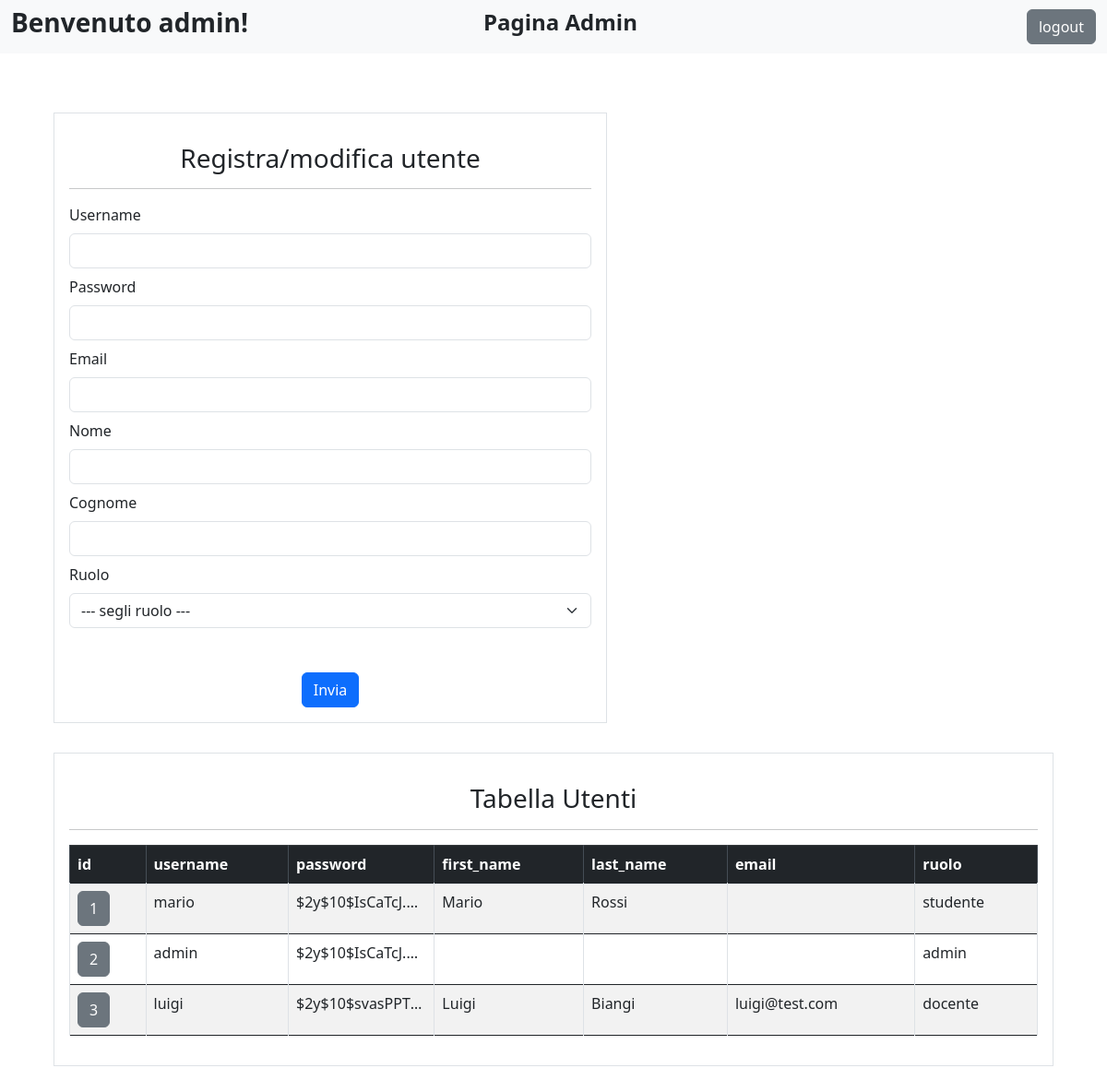
/admin_page.php (signed in), run on the app's committed database.
### tables this page shows
CREATE TABLE IF NOT EXISTS `users` (
  `id` int(11) NOT NULL,
  `username` varchar(255) NOT NULL,
  `password` varchar(255) NOT NULL,
  `first_name` varchar(255) DEFAULT NULL,
  `last_name` varchar(255) DEFAULT NULL,
  `email` varchar(255) DEFAULT NULL
);

CREATE TABLE IF NOT EXISTS `ruolo_users` (
  `id_ruolo` int(11) NOT NULL,
  `id_user` int(11) NOT NULL,
  `ruolo` varchar(255) DEFAULT NULL
);

### admin_page.php (the view, shortened to what this page needs)
<?php
    include "include/db.php";
    $username = "";
    $password = "";
    $email = "";
    $nome = "";
    $cognome = "";
    $user_ruolo = "";
    $sql = "SELECT * FROM users";
    $stmt = $conn->prepare($sql);
    $stmt->execute();
    $result = $stmt->get_result();
    $fields = $result->fetch_fields();
    $users = $result->fetch_all(MYSQLI_ASSOC);
    $table = '<table class="table table-striped table-hover table-bordered">';
    $table .= '<tr><thead class="table-dark">';
    foreach ($fields as $field) {
        $table .= "<th>$field->name</th>";
    }
    $table .= "<th>ruolo</th>";
    $table .= "</thead></tr><tbody>";
    foreach ($users as $user) {
        $table .= "<tr>";
        foreach ($user as $i => $data) {
            if($i==="id"){
                $table .= '<td><a href="'.$_SERVER['PHP_SELF'].'?update='.$user["id"].'"><button class="btn btn-secondary">'.$data.'</button></a></td>';
            }else if($i==="password"){
                $table .= "<td style=\"max-width:100px;white-space: nowrap;overflow: hidden;text-overflow: ellipsis;\">$data</td>";
            }else{
                $table .= "<td>$data</td>";
            }
        }
        $sql = "SELECT ruolo FROM ruolo_users WHERE id_user = ?";
        $stmt = $conn->prepare($sql);
        $stmt->bind_param("i", $user["id"]);
        $stmt->execute();
        $result = $stmt->get_result();
        $ruolo = $result->fetch_assoc();
        $table .= '<td>'.$ruolo["ruolo"].'</td>';
        $table .= "</tr>";
    }
    $table .= "</tbody></table>";
?>
<!DOCTYPE html>
<html lang="en">
<head>
    <link rel="stylesheet" href="https://cdn.jsdelivr.net/npm/bootstrap@4.3.1/dist/css/bootstrap.min.css">
    <link href="https://cdn.jsdelivr.net/npm/bootstrap@5.3.0-alpha1/dist/css/bootstrap.min.css" rel="stylesheet">
</head>
<body>
    <nav class="navbar navbar-expand-lg navbar-light bg-light">
        <div class="container-fluid d-flex justify-content-between">
            <h3 class="fw-bold">Benvenuto <?php echo $_SESSION["username"]; ?>!</h3>
            <h4 class="fw-bold text-center" style="transform: translateX(-50%);">Pagina Admin</h4>
            <form class="d-flex" method="POST" action="php/do_logout.php">
                <input class="btn btn-secondary ms-auto" type="submit" id="logout" name="logout" value="logout">
            </form>
        </div>
    </nav>
    <div class="container my-5 d-flex flex-wrap">
        <div class="container m-3 border p-3" style="min-width: 30vw; max-width: 50vw;">
            <h3 class="text-center my-3">Registra/modifica utente</h3>
            <hr>
            <form action="php/registra_utente.php" method="POST">
                <div class="my-2">
                    <label for="username" class="form-label">Username </label>
                    <input type="text" id="username" name="username" class="form-control" <?php if($username != ""){echo 'value='.$username;} ?>>
                </div>
                <div class="my-2">
                    <label for="password" class="form-label">Password </label>
                    <input type="text" id="password" name="password" class="form-control" <?php if($password != ""){echo 'value='.$password;} ?>>
                </div>
                <div class="my-2">
                    <label for="email" class="form-label">Email </label>
                    <input type="text" id="email" name="email" class="form-control" <?php if($email != ""){echo 'value='.$email;} ?>>
                </div>
                <div class="my-2">
                    <label for="Nome" class="form-label">Nome </label>
                    <input type="text" id="nome" name="nome" class="form-control" <?php if($nome != ""){echo 'value='.$nome;} ?>>
                </div>
                <div class="my-2">
                    <label for="cognome" class="form-label">Cognome </label>
                    <input type="text" id="cognome" name="cognome" class="form-control" <?php if($_SERVER['REQUEST_METHOD'] === 'GET' && isset($_GET["update"])){echo 'value='.$cognome;} ?>>
                </div>
                <div class="my-2">
                    <label for="ruolo" class="form-label">Ruolo </label>
                    <select name="ruolo" id="ruolo" class="form-select" <?php if($_SERVER['REQUEST_METHOD'] === 'GET' && isset($_GET["update"])){echo "disabled";} ?> >
                        <option disabled <?php if($user_ruolo == ""){echo "selected";} ?>>--- segli ruolo ---</option>
                    </select>
                </div>
                <div class="mt-5 d-flex justify-content-center">
                    <input type="submit" name="invia" id="invia" value="Invia" class="btn btn-primary">
                </div>
            </form>
        </div>
        <div class="container m-3 border p-3">
            <h3 class="text-center my-3">Tabella Utenti</h3>
            <hr>
            <div class="table-responsive">
                <?php  echo $table;?>
            </div>
        </div>
    </div>
</body>
</html>

### data on the page
users: id "1", username "mario", password "$2y$10$IsCaTcJ.…", first_name "Mario", last_name "Rossi", ruolo_users.ruolo "studente"
users: id "2", username "admin", password "$2y$10$IsCaTcJ.…", ruolo_users.ruolo "admin"
users: id "3", username "luigi", password "$2y$10$svasPPT…", first_name "Luigi", last_name "Biangi", email "luigi@test.com", ruolo_users.ruolo "docente"

### other printed values
$_SESSION["username"] "admin"
$field->name "id"
$field->name "username"
$field->name "password"
$field->name "first_name"
$field->name "last_name"
$field->name "email"
